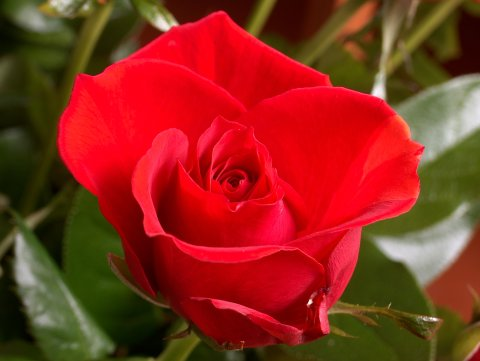
#> input picture backend/app/app/notebooks/image.jpg, 480 x 361 px
$ jupyter execute --allow-errors Python3_8.ipynb   (shell and % lines are left out)
#> lines starting #> are read from the running program, lines starting #| are printed output that depends on the picture; after the words box and inside, x2 and y2 are one past the last pixel; in counts of white or black regions, pixels touching at a corner belong together
### backend/app/packages/steganography_tools/steganography_tools/image_processing.py
#!/usr/bin/env python
# -*- coding: utf-8 -*-

# Steganography-Tools - A Python steganography module.
# Copyright (C) 2021 Sébastien Mascha, Thomas Le Couedic
#
# This program is free software: you can redistribute it and/or modify
# it under the terms of the GNU General Public License as published by
# the Free Software Foundation, either version 3 of the License, or
# (at your option) any later version.
#
# This program is distributed in the hope that it will be useful,
# but WITHOUT ANY WARRANTY; without even the implied warranty of
# MERCHANTABILITY or FITNESS FOR A PARTICULAR PURPOSE.  See the
# GNU General Public License for more details.
#
# You should have received a copy of the GNU General Public License
# along with this program.  If not, see <http://www.gnu.org/licenses/>

__author__ = "Sebastien Mascha, Thomas Le Couedic"
__version__ = "$Revision: 0.1 $"
__date__ = "$Date: 2021/04/01 $"
__revision__ = "$Date: 2021/04/01 $"
__license__ = "GPLv3"

# Imports
import numpy as np
import matplotlib.pyplot as plt
import scipy
from scipy import ndimage
import cv2
import imageio
from PIL import Image, ExifTags

def img_information(img):
    "This function allows us to get the basic information of an image."
    # Opening Image as an object
    image = Image.open(img)
    # Getting the filename of image
    print("Filename : ",image.filename)
    # Getting the format of image
    print("Format : ",image.format)
    # Getting the mode of image
    print("Mode : ",image.mode)
    # Getting the size of image
    print("Size : ",image.size)
    # Getting only the width of image
    print("Width : ",image.width)
    # Getting only the height of image
    print("Height : ",image.height)
    # Getting the color palette of image
    print("Image Palette : ",image.palette)
    print("\n")
    # Showing image
    image.show()
    # Closing Image object
    image.close()

def get_metadata(img):
    "Check for potential metadata."
#> called with img = 'image.jpg'
    # Opening image as an object
    image = Image.open(img)
#> image is the input picture: PIL image 480x361 RGB; mean R, G, B 139.9, 43.9, 28.2
    # Recovering potential image matadat using ExifTags method from PIL
    exif = { ExifTags.TAGS[k]: v for k, v in image._getexif().items() if k in ExifTags.TAGS }
#> exif = 7 items
#| Filename :  image.jpg
#| Format :  JPEG
#| Mode :  RGB
#| Size :  (480, 361)
#| Width :  480
#| Height :  361
#| Image Palette :  None
    return exif

def rgb2grayscale(img):
    "Convert RGB image to grayscale using PIL"
#> called with img = 'image_grayscale.jpg'
    # Opening image as an object
    image = Image.open(img)
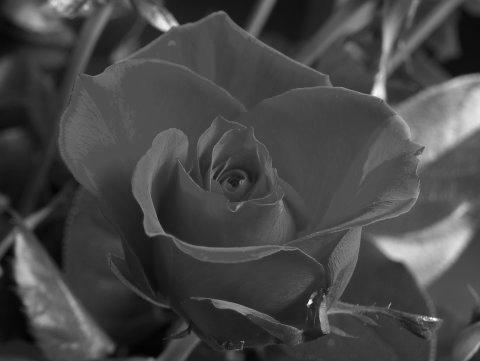
#> input picture backend/app/app/notebooks/image_grayscale.jpg, 480 x 361 px
#> image is the input picture: PIL image 480x361 L; min 0, max 254, mean 70.8
    # Converting image to grayscale
    image = image.convert('L')
    # Showing image
    image.show()
    # Saving image to the current direcrory
    image.save('image_grayscale.jpg')

def plot_histogram(img):
    "Plot pixels distribution"
    # Creating a matplotlib figure
    fig = plt.figure(figsize=(8, 6))
    # Plotting pixels ditribution histogram
    # ravel() allow us to have a 1D array in order to display it on the histogram
    # Each pixel is coded on 8 bits (0 to 255 = 256 values)
    plt.hist(img.ravel(),bins = 256, range = [0,256])
    # Setting figure title and figure labels
    plt.title('Histogram representing pixel distribution', fontsize=25)
    plt.xlabel('Pixel value', fontsize=20)
    plt.ylabel('Count', fontsize=20)
    plt.show()
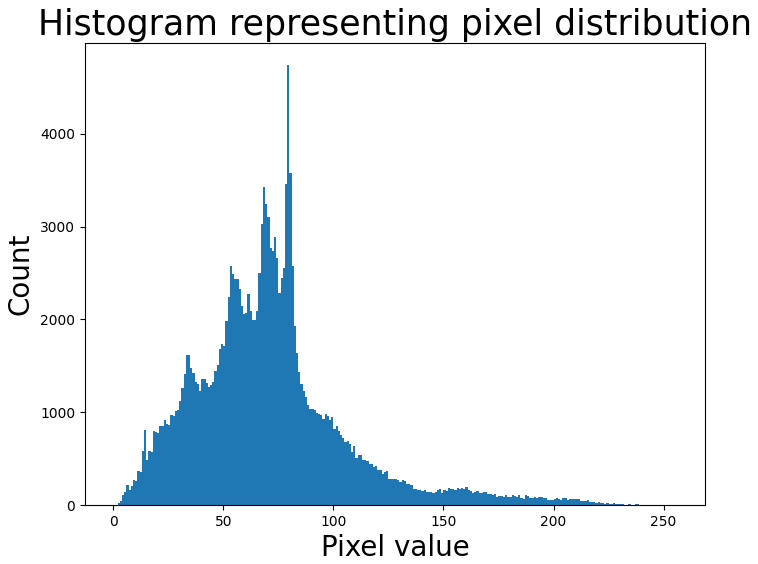
#> figure drawn by matplotlib, 1 panel; tallest bar 4741 high, from x = 79 to 80

def thresholding(img, threshold=65):
    "Black or white pixels according to a given threshold"
#> called with img = 'image.jpg', threshold = 55
    # Reading the image as an array
    img = imageio.imread(img)
    # Converting 3D array to 2D array in order to use scipy methods
    img = img[:,:,0]
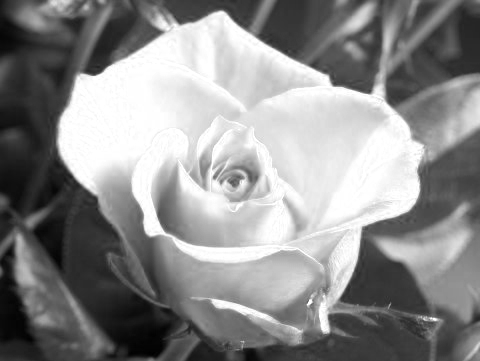
#> img: shape (361, 480); min 0, max 255, mean 139.9
    # Going through all the pixels of the image
    for x in range(img.shape[0]):
        for y in range(img.shape[1]):
            if img[x,y] > threshold :
                # White pixel
                img[x,y] = 255
            else:
                # Black pixel
                img[x,y] = 0
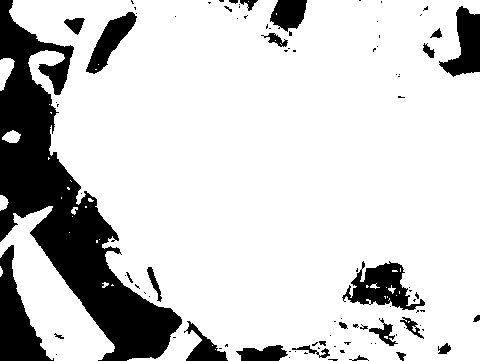
#> img: shape (361, 480); 81.3% white; 95 black regions (68 under 20 px), largest, box (x1, y1, x2, y2) and area: (0, 0, 182, 361) 20574, (0, 245, 54, 361) 2867, (342, 261, 425, 310) 1940
    # Plotting the result in a matplotlib figure
    fig = plt.figure(figsize=(8, 6))
    plt.imshow(img, cmap=plt.cm.gray)
    # Setting figure title
    plt.title('Image displayed with a threshold for the pixels', fontsize=25)
    plt.show

def display_images(img):
    "Display images with different contrasts"
    # Creating a matplotlib figure
    fig = plt.figure(figsize=(24,20))
    # First subplot : Original image
    ax1 = fig.add_subplot(131)
    # Setting subplot title
    ax1.title.set_text('Original image')
    plt.imshow(img, cmap=plt.cm.gray)
    # Constrasting image by adjusting vmin and vmax parameters
    # Second subplot : Dark image
    ax2 = fig.add_subplot(132)
    ax2.title.set_text("Contrasted image : dark")
    plt.imshow(img, cmap=plt.cm.gray, vmin=10, vmax=500)
    # No axis
    plt.axis('off')
    # Third subplot : Lightened image
    ax3 = fig.add_subplot(133)
    ax3.title.set_text("Contrasted image : lightened")
    plt.imshow(img, cmap=plt.cm.gray, vmin=10, vmax=80)
    plt.axis('off')
    plt.show()

def image_manipulation(img):
    "Draw circles, lines into the image"
#> called with img = 'image.jpg'
    # Reading the image as an array
    img = imageio.imread(img)
    # Converting 3D array to 2D array in order to use scipy methods
    img = img[:,:,0]
    # Drawing a horizontal white line by sliccing the image
    img[100:120] = 255
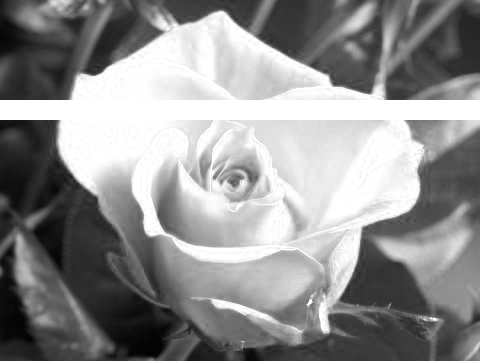
#> img: shape (361, 480); 5.03% of pixels changed, all inside (x1, y1, x2, y2) = (0, 100, 480, 120)
    # Image shape
    lx, ly = img.shape
    # Creating two 1D arrays using ogrid
    X, Y = np.ogrid[0:lx, 0:ly]
    # Defining a mask in shape of a circle
    mask = (X - lx / 2)**2 + (Y - ly / 2)**2 > (lx / 2)**2
    # All the pixels out of the mask are forced to 0 (black)
    img[mask] = 0
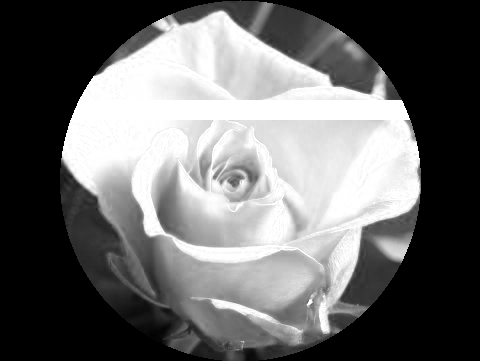
#> img: shape (361, 480); min 0, max 255, mean 106.7
    # Plotting the result in a matplotlib figure
    fig = plt.figure(figsize=(10, 8))
    plt.imshow(img, cmap=plt.cm.gray)
    plt.title('Image manipulated with Numpy', fontsize=25)
    plt.axis('off')
    plt.show()


def geo_transfomation(img):
    "Data augmentation/Geometrical trasnformation : cropping, up flip, down flip, rotations"
    # Image shape
    lx, ly = img.shape
    # Sliccing the image to crop it
    crop_img = img[lx//4:-lx//4, ly//4:-ly//4]
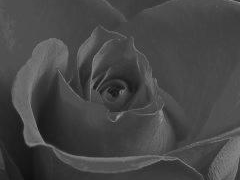
#> crop_img: shape (180, 240); min 13, max 150, mean 70.4
    # Using scipy methods to flip, rotate the image
    flip_ud_img = np.flipud(img)
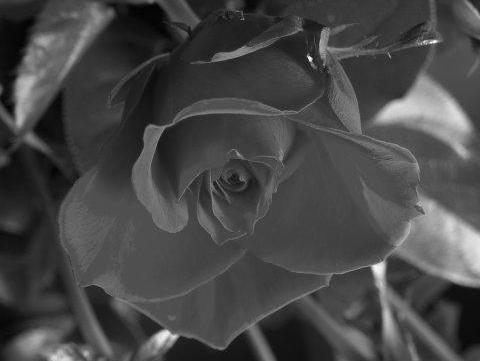
#> flip_ud_img: shape (361, 480); min 0, max 254, mean 70.8
    rotate_img = ndimage.rotate(img, 45)
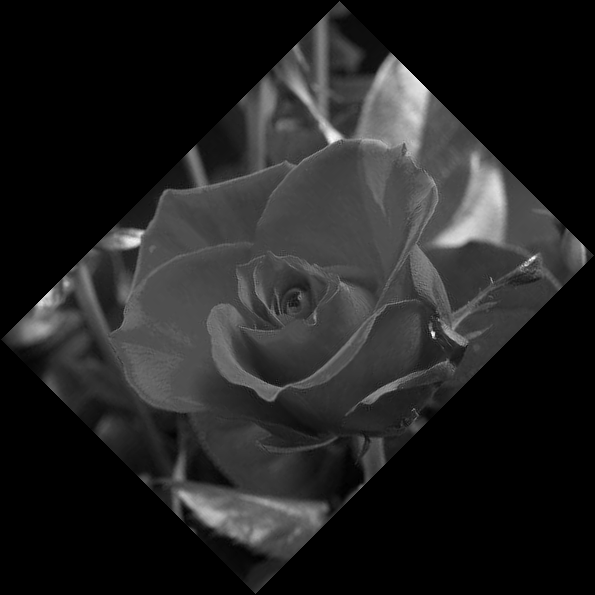
#> rotate_img: shape (595, 595); min 0, max 255, mean 34.5
    rotate_img_noreshape = ndimage.rotate(img, 45, reshape=False)
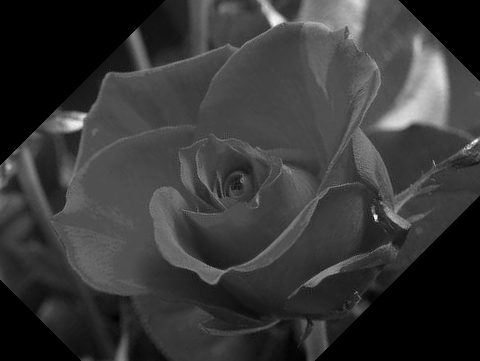
#> rotate_img_noreshape: shape (361, 480); min 0, max 255, mean 55.6
    # Plotting the figure in a matplotlib figure
    fig = plt.figure(figsize=(12.5, 2.5))
    ax1 = fig.add_subplot(151)
    ax1.title.set_text('Original image')
    plt.imshow(img, cmap=plt.cm.gray)
    plt.axis('off')
    ax2 = fig.add_subplot(152)
    ax2.title.set_text('Image cropped')
    plt.imshow(crop_img, cmap=plt.cm.gray)
    plt.axis('off')
    ax3 = fig.add_subplot(153)
    ax3.title.set_text('Image flipped')
    plt.imshow(flip_ud_img, cmap=plt.cm.gray)
    plt.axis('off')
    ax4 = fig.add_subplot(154)
    ax4.title.set_text('Image rotated')
    plt.imshow(rotate_img, cmap=plt.cm.gray)
    plt.axis('off')
    ax5 = fig.add_subplot(155)
    ax5.title.set_text('Image rotated noreshape')
    plt.imshow(rotate_img_noreshape, cmap=plt.cm.gray)
    plt.axis('off')
    plt.subplots_adjust(wspace=0.02, hspace=0.3, top=1, bottom=0.1, left=0,
                    right=1)
    plt.show()
#> (the rest of the program and of its run is left out)
